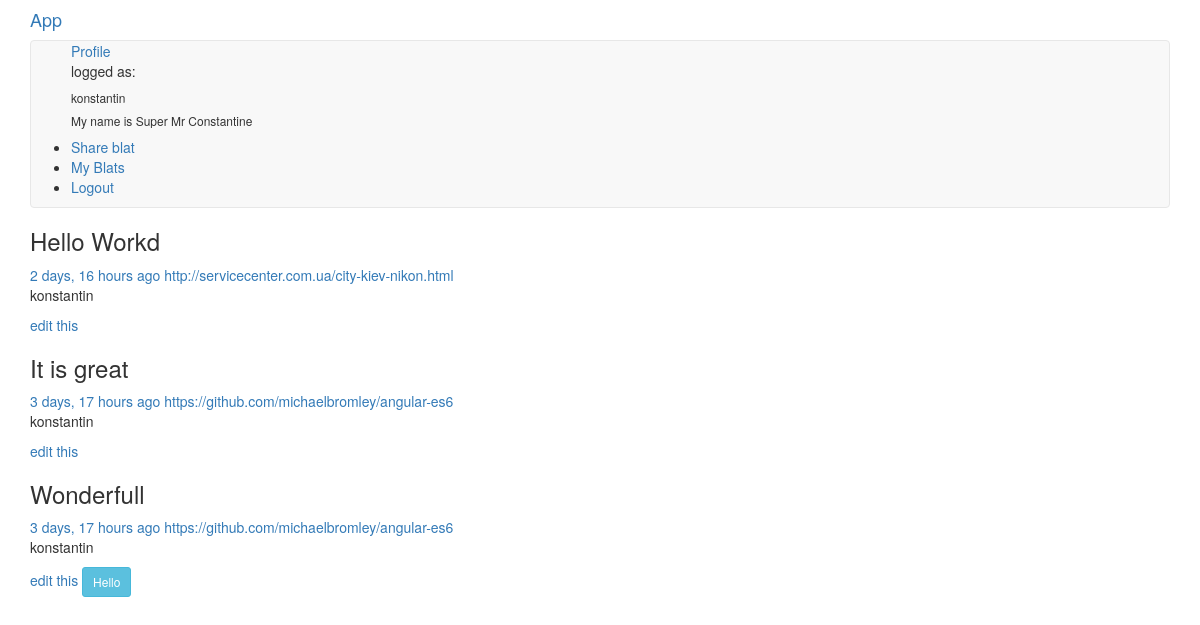
The page /my/ (signed in) on the database its author committed.
### blat/models.py (models this page shows, shortened)
class Profile(models.Model):
    user = models.OneToOneField(User)
    bio = models.TextField(blank=True)
    blog = models.URLField(blank=True)

class Blat(models.Model):
    text = models.TextField()
    created_on = models.DateTimeField(auto_now_add=True)
    via = models.URLField(blank=True)
    created_by = models.ForeignKey(User)

### blat/views.py (the view)
# urls.py: url(r'^my/$', views.MyView.as_view(), name='myview'),
class MyView(IndexView):
    def get_queryset(self):
        return Blat.objects.filter(created_by=self.request.user.id).order_by('-created_on')[:20]
    @method_decorator(login_required)
    def dispatch(self, *args, **kwargs):
        return super(MyView, self).dispatch(*args, **kwargs)

### blat/templates/blat/blat.html
{% extends 'blat/head.html' %}
{% load humanize %}
{% block content %}
    {% if blat_list %}
    {% for blat in blat_list %}
        <h3>{{ blat.text }}</h3>
        <a href="{{ blat.id }}">{{ blat.created_on|naturaltime }}</a>
        <a href="{{ blat.via }}">{{ blat.via }}</a>
        <p>{{ blat.created_by }}</p>
        {% if blat.created_by == user %}
            <a href="{% url 'editblat' pk=blat.id %}">edit this</a>
        {% endif %}
    {%  endfor %}
{% else %}
(((
{% endif %}
    <button onclick="helloWorld('WTF?')" class="btn btn-sm btn-info">Hello</button>
{% endblock %}

### blat/templates/blat/head.html (shortened to what this page needs)
{% load staticfiles %}
<!DOCTYPE html>
<html lang="en">
<head>
    <link rel="stylesheet" href="{% static 'blat/bower_components/bootstrap/dist/css/bootstrap.min.css' %}">
</head>
<body class="container">
<h4><a href="{% url 'homepage' %}">App</a></h4>
<nav class="navbar navbar-default">
    <ul>
    {% if user.profile.blog %}
        <a href="{{ user.profile.blog }}">Profile</a>
    {% endif %}
        {% if user.is_authenticated %}
            <p>logged as:</p><h6>{{ user }}</h6>
            <h6>{{ user.profile.bio }}</h6>
            <li><a href="{% url 'newblat' %}">Share blat</a></li>
            <li><a href="{% url 'myview' %}">My Blats</a></li>
            <li><a href="{% url 'logout' %}?next=/">Logout</a></li>
        {% else %}
            <li><a href="/login/?next=/">Log in</a></li>
        {% endif %}
    </ul>
</nav>
<section>
    {% block content %}{% endblock %}
</section>
</body>
</html>

### rows shown on the page
Blat: text "Hello Workd", created_on "2 days, 16 hours ago", via "http://servicecenter.com.ua/city-kiev-nikon.html", created_by "konstantin", shows "edit this"
Blat: text "It is great", created_on "3 days, 17 hours ago", via "https://github.com/michaelbromley/angular-es6", created_by "konstantin", shows "edit this"
Blat: text "Wonderfull", created_on "3 days, 17 hours ago", via "https://github.com/michaelbromley/angular-es6", created_by "konstantin", shows "edit this"

### other values the page prints
{{ user }} "konstantin"
{{ user.profile.bio }} "My name is Super Mr Constantine"
